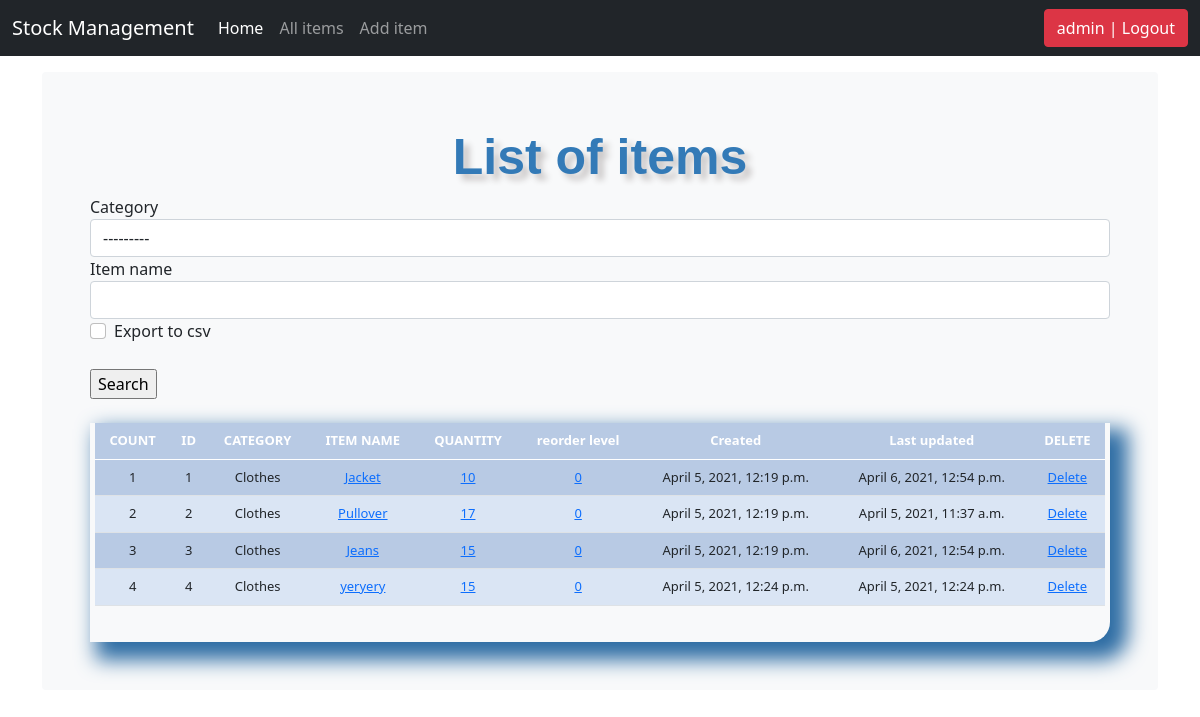
Page /items_list/ (signed in) on the earlier database version.
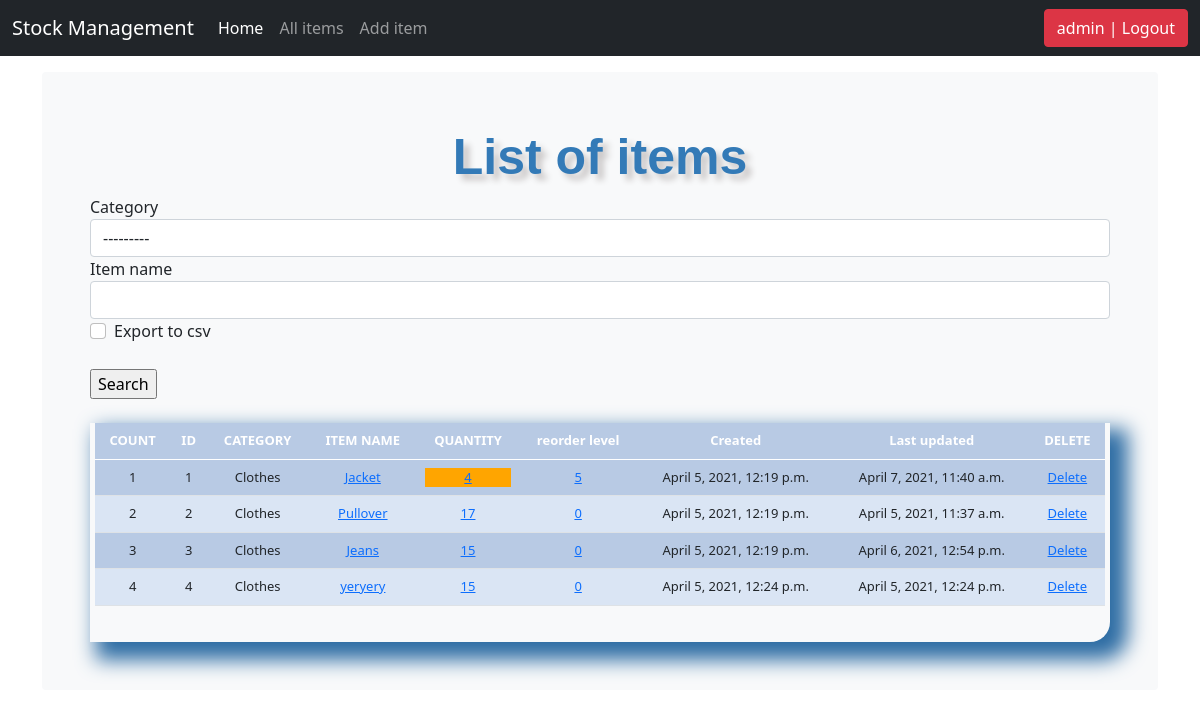
Same page on the later database version.
### stock_management/models.py (models this page shows, shortened)
class Stock(models.Model):
    category = models.ForeignKey(Category, on_delete=models.CASCADE, blank=True)
    item_name = models.CharField(max_length=50, blank=True, null=True)
    quantity = models.IntegerField(default='0', blank=False, null=True)
    receive_quantity = models.IntegerField(default='0', blank=True, null=True)
    receive_by = models.CharField(max_length=50, blank=True, null=True)
    issue_quantity = models.IntegerField(default='0', blank=True, null=True)
    issue_by = models.CharField(max_length=50, blank=True, null=True)
    issue_to = models.CharField(max_length=50, blank=True, null=True)
    phone_number = models.CharField(max_length=50, blank=True, null=True)
    created_by = models.CharField(max_length=50, blank=True, null=True)
    reorder_level = models.IntegerField(default='0', blank=True, null=True)
    last_update = models.DateTimeField(auto_now_add=False, auto_now=True)
    timestamp = models.DateTimeField(auto_now_add=True, auto_now=False)

class Category(models.Model):
    name = models.CharField(max_length=50, blank=True, null=True)
    def __str__(self):
        return self.name

### stock_management/views.py (the view, shortened to what this page needs)
# urls.py: path('items_list/', views.items_list, name='items_list'),
@login_required
def items_list(request):
    header = 'List of items'
    form = StockSearchForm(request.POST or None)
    queryset = Stock.objects.all()
    context = {
        'header': header,
        'queryset': queryset,
        'form': form,
    }
    return render(request, 'stock_management/items_list.html', context)

### stock_management/forms.py
class StockSearchForm(forms.ModelForm):
    export_to_CSV = forms.BooleanField(required=False)
    class Meta:
        model = Stock
        fields = ['category', 'item_name']

### stock_management/templates/stock_management/items_list.html (shortened to what this page needs)
{% load static %}
{% load crispy_forms_tags %}
<!DOCTYPE html>
<html lang="en">
<head>
    <link href="{% static 'css/style.css' %}" rel="stylesheet">
    <link href="https://cdn.jsdelivr.net/npm/bootstrap@5.0.0-beta3/dist/css/bootstrap.min.css" rel="stylesheet"
>
    <link href="{% static 'css/navbar-top-fixed.css' %}" rel="stylesheet">
</head>
<body>
{% include 'stock_management/navbar.html' %}
<main role="main" class="container">
    <div class="bg-light p-5 rounded">
        <div class="header">{{header}}</div>
        <form method='POST' action=''>
            {{form|crispy}}
            <br>
                <input type="submit" value='Search'/>
        </form>
        <br>
        <div class="display-table">
            <table class='table'>
                <thead>
                <tr>
                    <th>COUNT</th>
                    <th>ID</th>
                    <th>CATEGORY</th>
                    <th>ITEM NAME</th>
                    <th>QUANTITY</th>
                    <th>reorder level</th>
                    <th>Created</th>
                    <th>Last updated</th>
                    <th>DELETE</th>
                </tr>
                </thead>
                {% for instance in queryset %}
                <tr>
                    <td>{{forloop.counter}}</td>
                    <td>{{instance.id}}</td>
                    <td>{{instance.category}}</td>
                    <td><a href="{% url 'update_item' instance.id %}">{{instance.item_name}}</a></td>
                    <td>
                      {% if instance.quantity <= instance.reorder_level %}
                        <div style="background-color: orange;"><a href="{% url 'stock_detail' instance.id %}">{{instance.quantity}}</a></div>
                      {% else %}
                        <a href="{% url 'stock_detail' instance.id %}">{{instance.quantity}}</a>
                      {% endif %}
                    </td>
                    <td><a href="{% url 'reorder_level' instance.id %}">{{instance.reorder_level}}</a></td>
                    <td>{{instance.timestamp}}</td>
                    <td>{{instance.last_update}}</td>
                    <td><a href="{% url 'delete_item' instance.id %}">Delete</a></td>
                </tr>
                {% endfor %}
            </table>
        </div>
    </div>
</main>
</body>
</html>

### stock_management/templates/stock_management/navbar.html (shortened to what this page needs)
<nav class="navbar navbar-expand-md navbar-dark fixed-top bg-dark">
  <div class="container-fluid">
    <a class="navbar-brand" href="#">Stock Management</a>
    <div class="collapse navbar-collapse" id="navbarCollapse">
      <ul class="navbar-nav me-auto mb-2 mb-md-0">
        <li class="nav-item">
          <a class="nav-link active" aria-current="page" href="/">Home</a>
        </li>
        {% if request.user.is_authenticated %}
        <li class="nav-item">
          <a class="nav-link" href="/items_list">All items</a>
        </li>
        <li class="nav-item">
          <a class="nav-link" href="/add_item">Add item</a>
        </li>
        {% endif %}
      </ul>
      <ul class="navbar-nav">
        {% if request.user.is_authenticated %}
        <li><a href="/accounts/logout"><button class="btn btn-danger">{{ user }} | Logout</button></a></li>
        {% else %}
        <li><a href="/accounts/login">Login</a></li>
        {% endif %}
    </ul>
    </div>
  </div>
</nav>

### stock_management/static/css/style.css (style rules this page uses)
body { background-color: #34eb6b; }
.table { font-size: 13px; text-align: center; width: 95%; margin: auto; }
.table tr:nth-child(odd) { background: #B8CAE4; }
.table tr:nth-child(even) { background: #dae5f4; }
th { background-color: #386DB9; color: white; }
.display-table { border-bottom-right-radius: 20px; padding-left: 5px; padding-right: 5px; padding-bottom: 20px; box-shadow: 12px 12px 20px 6px #2e6da4; }
.header { font-family: helvetica; color: #337ab7; font-size: 50px; text-align: center; width: 100%; text-shadow: 6px 6px 6px #c9c6c6; display: block; font-weight: bolder; }

### stock_management/static/css/navbar-top-fixed.css (style rules this page uses)
body { min-height: 75rem; padding-top: 4.5rem; }

Differences in the rows shown:
changed Stock "Jacket": reorder_level "0" → "5"; last_update "April 6, 2021, 12:54 p.m." → "April 7, 2021, 11:40 a.m."; quantity "10" → "4"
